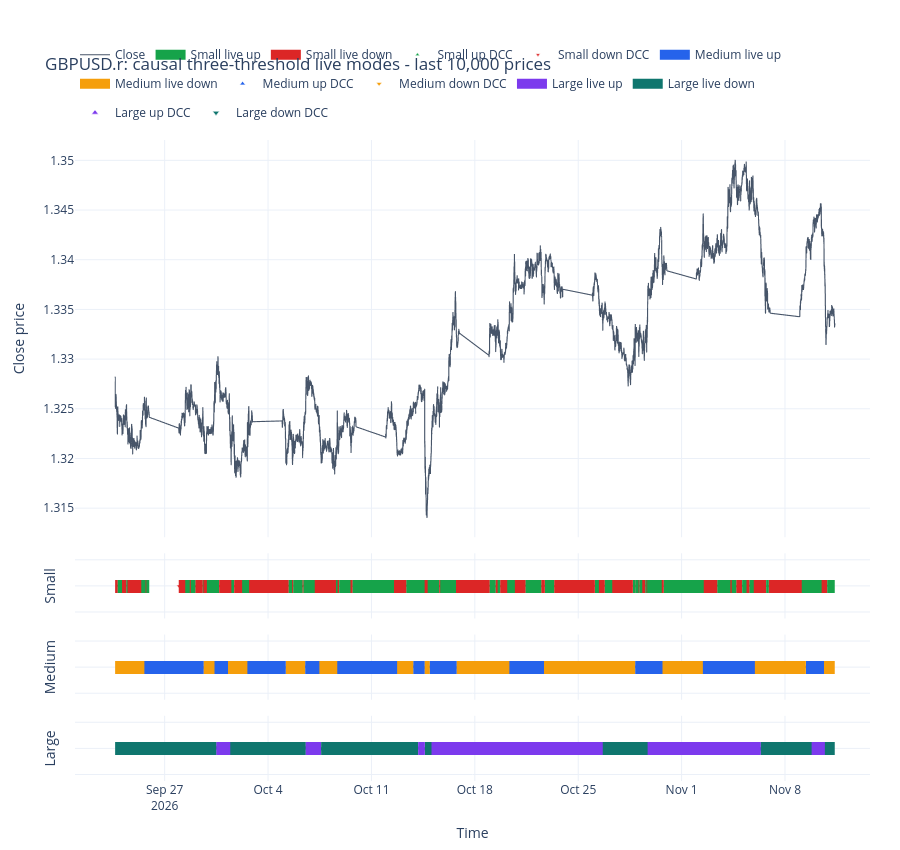

The notebook cell saved with this chart:
### Code cell
mode_ribbons = plot_three_threshold_modes(
    prices=prices,
    mode_frame=mode_frame,
    n_prices=N_PRICES,
)
mode_ribbons.show()

### Figure 1 — Plotly figure (JSON) as saved in the notebook; plotly's stock layout.template omitted (floating-point values rounded to 4 significant figures; data arrays with more than 128 entries replaced by an {"elided": "..."} marker saying what was removed)
{"data": [{"hovertemplate": "time=%{x}<br>close=%{y:.5f}<extra></extra>", "line": {"color": "#475569", "width": 1.1}, "mode": "lines", "name": "Close", "type": "scattergl", "x": {"elided": "10000 str values"}, "xaxis": "x", "y": {"elided": "10000 float values"}, "yaxis": "y"}, {"connectgaps": false, "hovertemplate": "Small live mode=up<br>time=%{x}<extra></extra>", "legendgroup": "three_small_up_mode", "line": {"color": "#16a34a", "width": 13}, "mode": "lines", "name": "Small live up", "type": "scattergl", "x": {"elided": "10000 str values"}, "xaxis": "x2", "y": {"elided": "10000 float values"}, "yaxis": "y2"}, {"connectgaps": false, "hovertemplate": "Small live mode=down<br>time=%{x}<extra></extra>", "legendgroup": "three_small_down_mode", "line": {"color": "#dc2626", "width": 13}, "mode": "lines", "name": "Small live down", "type": "scattergl", "x": {"elided": "10000 str values"}, "xaxis": "x2", "y": {"elided": "10000 float values"}, "yaxis": "y2"}, {"hovertemplate": "Small up DCC<br>time=%{x}<extra></extra>", "legendgroup": "three_small_up_dcc", "marker": {"color": "#16a34a", "line": {"color": "white", "width": 0.6}, "size": 4, "symbol": "triangle-up"}, "mode": "markers", "name": "Small up DCC", "type": "scatter", "x": ["2026-09-23T19:45:00+02:00", "2026-09-24T09:45:00+02:00", "2026-09-25T10:00:00+02:00", "2026-09-25T18:05:00+02:00", "2026-09-28T09:30:00+02:00", "2026-09-28T18:25:00+02:00", "2026-09-29T14:00:00+02:00", "2026-09-29T20:35:00+02:00", "2026-10-01T12:30:00+02:00", "2026-10-02T05:55:00+02:00", "2026-10-05T09:35:00+02:00", "2026-10-05T16:55:00+02:00", "2026-10-06T09:35:00+02:00", "2026-10-08T14:25:00+02:00", "2026-10-08T19:25:00+02:00", "2026-10-09T17:25:00+02:00", "2026-10-13T08:45:00+02:00", "2026-10-14T19:20:00+02:00", "2026-10-15T15:55:00+02:00", "2026-10-19T00:10:00+02:00", "2026-10-19T13:05:00+02:00", "2026-10-20T04:45:00+02:00", "2026-10-21T10:30:00+02:00", "2026-10-22T18:00:00+02:00", "2026-10-26T03:15:00+02:00", "2026-10-26T19:15:00+02:00", "2026-10-28T17:00:00+02:00", "2026-10-28T20:40:00+02:00", "2026-10-29T03:20:00+02:00", "2026-10-29T13:05:00+02:00", "2026-10-29T16:05:00+02:00", "2026-10-30T19:10:00+02:00", "2026-11-03T10:05:00+02:00", "2026-11-04T09:30:00+02:00", "2026-11-05T02:20:00+02:00", "2026-11-05T14:15:00+02:00", "2026-11-06T17:20:00+02:00", "2026-11-09T03:15:00+02:00", "2026-11-10T20:40:00+02:00"], "xaxis": "x2", "y": [1.0, 1.0, 1.0, 1.0, 1.0, 1.0, 1.0, 1.0, 1.0, 1.0, 1.0, 1.0, 1.0, 1.0, 1.0, 1.0, 1.0, 1.0, 1.0, 1.0, 1.0, 1.0, 1.0, 1.0, 1.0, 1.0, 1.0, 1.0, 1.0, 1.0, 1.0, 1.0, 1.0, 1.0, 1.0, 1.0, 1.0, 1.0, 1.0], "yaxis": "y2"}, {"hovertemplate": "Small down DCC<br>time=%{x}<extra></extra>", "legendgroup": "three_small_down_dcc", "marker": {"color": "#dc2626", "line": {"color": "white", "width": 0.6}, "size": 4, "symbol": "triangle-down"}, "mode": "markers", "name": "Small down DCC", "type": "scatter", "x": ["2026-09-24T02:45:00+02:00", "2026-09-24T11:40:00+02:00", "2026-09-25T17:05:00+02:00", "2026-09-27T23:00:00+02:00", "2026-09-28T16:50:00+02:00", "2026-09-29T02:05:00+02:00", "2026-09-29T14:55:00+02:00", "2026-09-30T16:25:00+02:00", "2026-10-01T16:50:00+02:00", "2026-10-02T17:20:00+02:00", "2026-10-05T15:10:00+02:00", "2026-10-06T08:10:00+02:00", "2026-10-07T03:55:00+02:00", "2026-10-08T17:10:00+02:00", "2026-10-09T14:05:00+02:00", "2026-10-12T12:45:00+02:00", "2026-10-14T14:30:00+02:00", "2026-10-15T14:10:00+02:00", "2026-10-16T17:25:00+02:00", "2026-10-19T09:55:00+02:00", "2026-10-19T17:15:00+02:00", "2026-10-20T17:10:00+02:00", "2026-10-22T12:05:00+02:00", "2026-10-23T09:00:00+02:00", "2026-10-26T09:40:00+02:00", "2026-10-27T07:20:00+02:00", "2026-10-28T20:20:00+02:00", "2026-10-29T02:15:00+02:00", "2026-10-29T08:05:00+02:00", "2026-10-29T15:15:00+02:00", "2026-10-30T15:45:00+02:00", "2026-11-02T12:00:00+02:00", "2026-11-04T07:20:00+02:00", "2026-11-04T17:00:00+02:00", "2026-11-05T09:30:00+02:00", "2026-11-05T21:15:00+02:00", "2026-11-06T21:45:00+02:00", "2026-11-10T11:35:00+02:00"], "xaxis": "x2", "y": [1.0, 1.0, 1.0, 1.0, 1.0, 1.0, 1.0, 1.0, 1.0, 1.0, 1.0, 1.0, 1.0, 1.0, 1.0, 1.0, 1.0, 1.0, 1.0, 1.0, 1.0, 1.0, 1.0, 1.0, 1.0, 1.0, 1.0, 1.0, 1.0, 1.0, 1.0, 1.0, 1.0, 1.0, 1.0, 1.0, 1.0, 1.0], "yaxis": "y2"}, {"connectgaps": false, "hovertemplate": "Medium live mode=up<br>time=%{x}<extra></extra>", "legendgroup": "three_medium_up_mode", "line": {"color": "#2563eb", "width": 13}, "mode": "lines", "name": "Medium live up", "type": "scattergl", "x": {"elided": "10000 str values"}, "xaxis": "x3", "y": {"elided": "10000 float values"}, "yaxis": "y3"}, {"connectgaps": false, "hovertemplate": "Medium live mode=down<br>time=%{x}<extra></extra>", "legendgroup": "three_medium_down_mode", "line": {"color": "#f59e0b", "width": 13}, "mode": "lines", "name": "Medium live down", "type": "scattergl", "x": {"elided": "10000 str values"}, "xaxis": "x3", "y": {"elided": "10000 float values"}, "yaxis": "y3"}, {"hovertemplate": "Medium up DCC<br>time=%{x}<extra></extra>", "legendgroup": "three_medium_up_dcc", "marker": {"color": "#2563eb", "line": {"color": "white", "width": 0.6}, "size": 5, "symbol": "triangle-up"}, "mode": "markers", "name": "Medium up DCC", "type": "scatter", "x": ["2026-09-25T15:05:00+02:00", "2026-09-30T09:00:00+02:00", "2026-10-02T14:25:00+02:00", "2026-10-06T12:25:00+02:00", "2026-10-08T16:30:00+02:00", "2026-10-13T20:05:00+02:00", "2026-10-14T22:55:00+02:00", "2026-10-20T08:15:00+02:00", "2026-10-28T20:40:00+02:00", "2026-11-02T10:35:00+02:00", "2026-11-09T10:05:00+02:00"], "xaxis": "x3", "y": [1.0, 1.0, 1.0, 1.0, 1.0, 1.0, 1.0, 1.0, 1.0, 1.0, 1.0], "yaxis": "y3"}, {"hovertemplate": "Medium down DCC<br>time=%{x}<extra></extra>", "legendgroup": "three_medium_down_dcc", "marker": {"color": "#f59e0b", "line": {"color": "white", "width": 0.6}, "size": 5, "symbol": "triangle-down"}, "mode": "markers", "name": "Medium down DCC", "type": "scatter", "x": ["2026-09-29T15:30:00+02:00", "2026-10-01T07:00:00+02:00", "2026-10-05T04:55:00+02:00", "2026-10-07T11:30:00+02:00", "2026-10-12T17:50:00+02:00", "2026-10-14T14:35:00+02:00", "2026-10-16T18:35:00+02:00", "2026-10-22T16:30:00+02:00", "2026-10-30T17:00:00+02:00", "2026-11-05T23:05:00+02:00", "2026-11-10T15:30:00+02:00"], "xaxis": "x3", "y": [1.0, 1.0, 1.0, 1.0, 1.0, 1.0, 1.0, 1.0, 1.0, 1.0, 1.0], "yaxis": "y3"}, {"connectgaps": false, "hovertemplate": "Large live mode=up<br>time=%{x}<extra></extra>", "legendgroup": "three_large_up_mode", "line": {"color": "#7c3aed", "width": 13}, "mode": "lines", "name": "Large live up", "type": "scattergl", "x": {"elided": "10000 str values"}, "xaxis": "x4", "y": {"elided": "10000 float values"}, "yaxis": "y4"}, {"connectgaps": false, "hovertemplate": "Large live mode=down<br>time=%{x}<extra></extra>", "legendgroup": "three_large_down_mode", "line": {"color": "#0f766e", "width": 13}, "mode": "lines", "name": "Large live down", "type": "scattergl", "x": {"elided": "10000 str values"}, "xaxis": "x4", "y": {"elided": "10000 float values"}, "yaxis": "y4"}, {"hovertemplate": "Large up DCC<br>time=%{x}<extra></extra>", "legendgroup": "three_large_up_dcc", "marker": {"color": "#7c3aed", "line": {"color": "white", "width": 0.6}, "size": 6, "symbol": "triangle-up"}, "mode": "markers", "name": "Large up DCC", "type": "scatter", "x": ["2026-09-30T12:00:00+02:00", "2026-10-06T13:15:00+02:00", "2026-10-14T03:50:00+02:00", "2026-10-15T01:40:00+02:00", "2026-10-29T16:50:00+02:00", "2026-11-09T19:20:00+02:00"], "xaxis": "x4", "y": [1.0, 1.0, 1.0, 1.0, 1.0, 1.0], "yaxis": "y4"}, {"hovertemplate": "Large down DCC<br>time=%{x}<extra></extra>", "legendgroup": "three_large_down_dcc", "marker": {"color": "#0f766e", "line": {"color": "white", "width": 0.6}, "size": 6, "symbol": "triangle-down"}, "mode": "markers", "name": "Large down DCC", "type": "scatter", "x": ["2026-10-01T10:35:00+02:00", "2026-10-07T14:10:00+02:00", "2026-10-14T15:00:00+02:00", "2026-10-26T15:55:00+02:00", "2026-11-06T08:45:00+02:00", "2026-11-10T16:55:00+02:00"], "xaxis": "x4", "y": [1.0, 1.0, 1.0, 1.0, 1.0, 1.0], "yaxis": "y4"}], "layout": {"height": 850, "hovermode": "x unified", "legend": {"orientation": "h", "x": 0.0, "xanchor": "left", "y": 1.02, "yanchor": "bottom"}, "margin": {"b": 60, "l": 75, "r": 30, "t": 140}, "title": {"text": "GBPUSD.r: causal three-threshold live modes - last 10,000 prices"}, "xaxis": {"anchor": "y", "domain": [0.0, 1.0], "matches": "x4", "showticklabels": false}, "xaxis2": {"anchor": "y2", "domain": [0.0, 1.0], "matches": "x4", "showticklabels": false}, "xaxis3": {"anchor": "y3", "domain": [0.0, 1.0], "matches": "x4", "showticklabels": false}, "xaxis4": {"anchor": "y4", "domain": [0.0, 1.0], "title": {"text": "Time"}}, "yaxis": {"anchor": "x", "domain": [0.3803, 1.0], "title": {"text": "Close price"}}, "yaxis2": {"anchor": "x2", "domain": [0.2535, 0.3553], "range": [0.75, 1.25], "showticklabels": false, "title": {"text": "Small"}}, "yaxis3": {"anchor": "x3", "domain": [0.1268, 0.2285], "range": [0.75, 1.25], "showticklabels": false, "title": {"text": "Medium"}}, "yaxis4": {"anchor": "x4", "domain": [0.0, 0.1018], "range": [0.75, 1.25], "showticklabels": false, "title": {"text": "Large"}}}}
